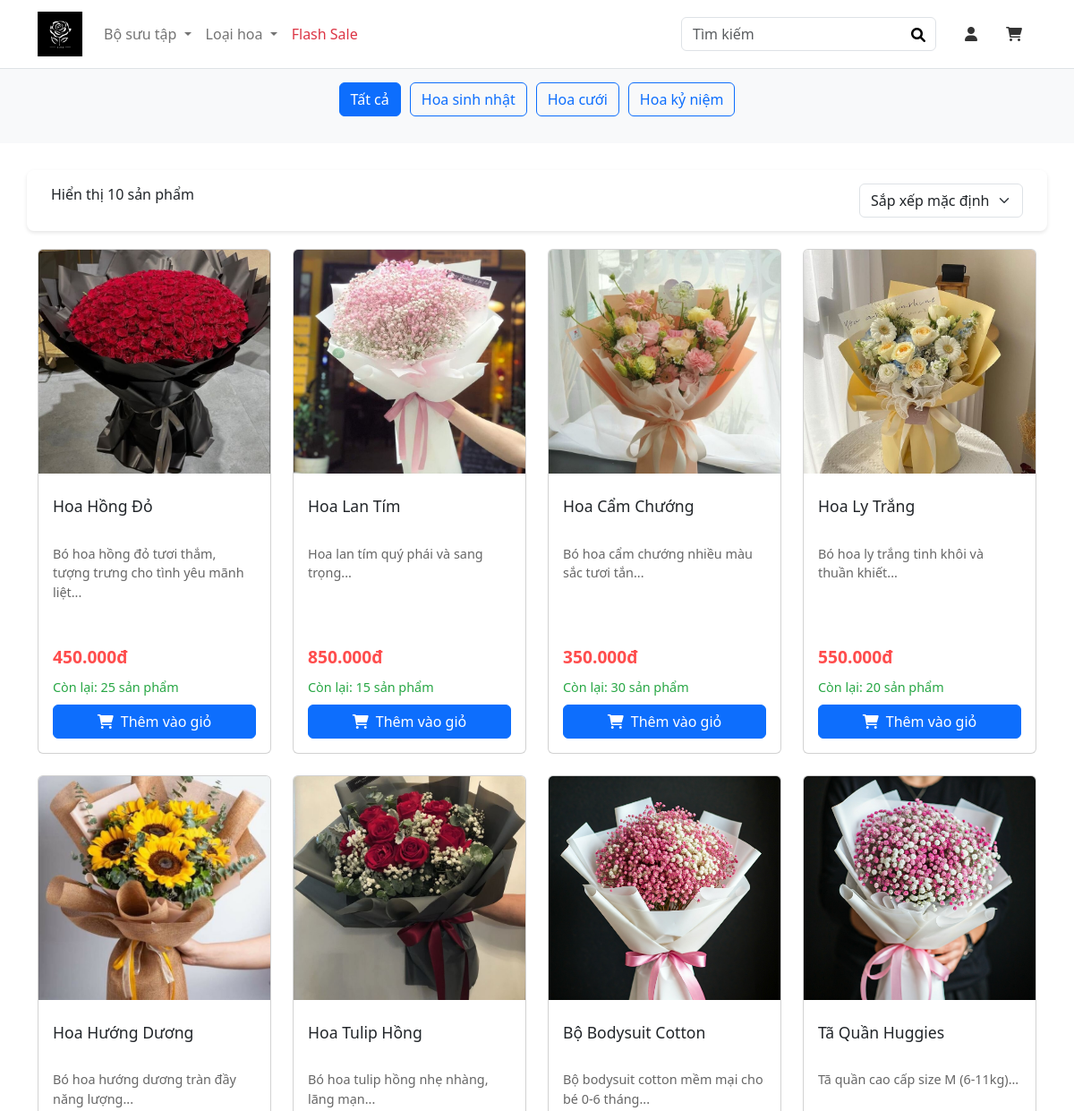
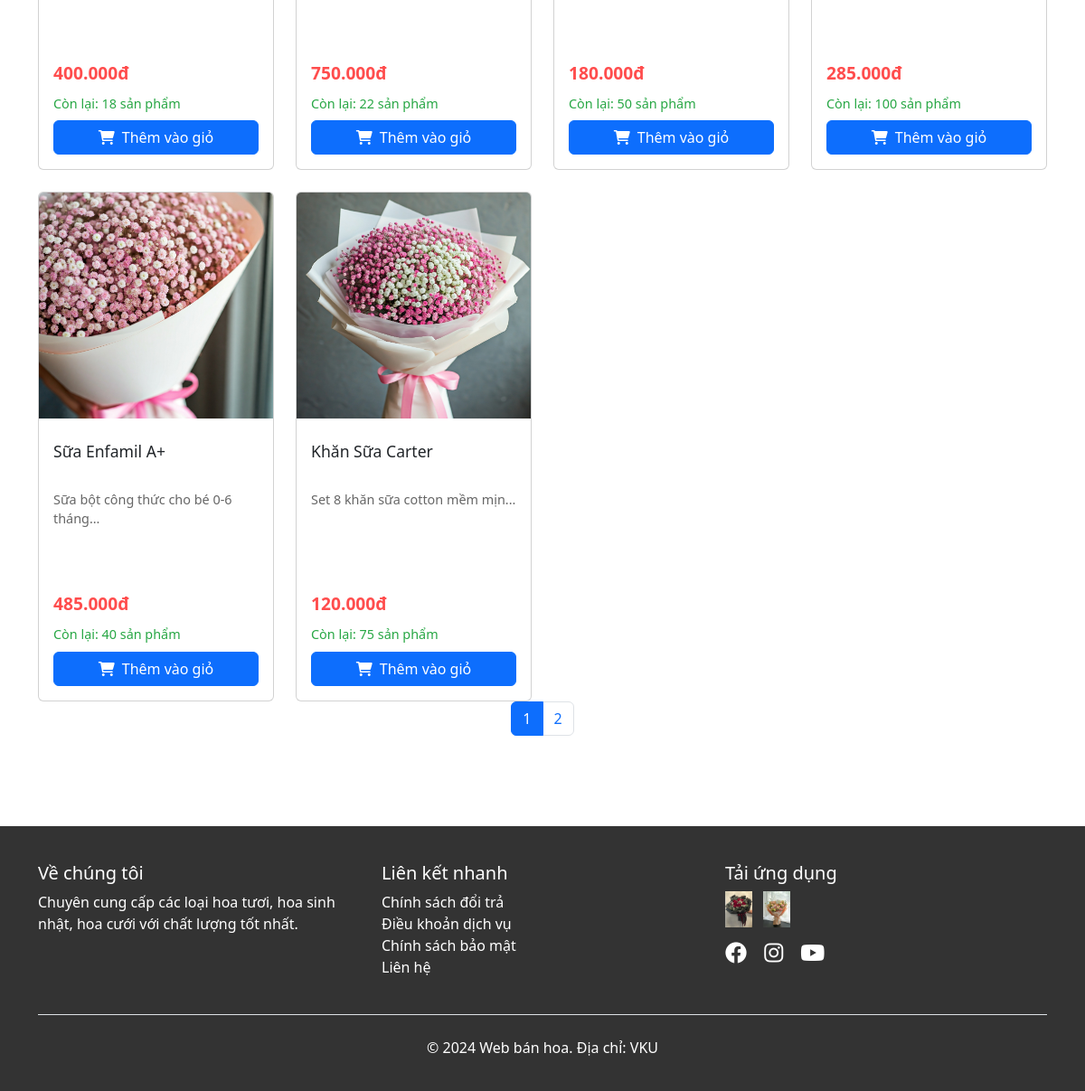
The app's page /cartegory.php with its own data (2 pictures, top to bottom).
### tables this page shows
CREATE TABLE `categories` (
  `id` int NOT NULL,
  `name` varchar(100) NOT NULL,
  `slug` varchar(100) NOT NULL,
  `description` text
);

CREATE TABLE `products` (
  `id` int NOT NULL,
  `category_id` int DEFAULT NULL,
  `name` varchar(255) NOT NULL,
  `description` text,
  `price` decimal(10,2) NOT NULL,
  `image_url` varchar(255) DEFAULT NULL,
  `stock` int DEFAULT '0',
  `created_at` timestamp NULL DEFAULT CURRENT_TIMESTAMP
);

### cartegory.php (the view, shortened to what this page needs)
<?php
$conn = require_once 'database.php';
$category_id = isset($_GET['category']) ? $_GET['category'] : null;
$stmt_categories = $conn->prepare("SELECT * FROM categories");
$stmt_categories->execute();
$categories = $stmt_categories->fetchAll();
$limit = 10;
$page = isset($_GET['page']) ? $_GET['page'] : 1;
$offset = ($page - 1) * $limit;
if ($category_id) {
    $stmt = $conn->prepare("SELECT id, category_id, name, description, price, image_url, stock, created_at
                           FROM products
                           WHERE category_id = :category_id
                           LIMIT :limit OFFSET :offset");
    $stmt->bindParam(':category_id', $category_id);
} else {
    $stmt = $conn->prepare("SELECT id, category_id, name, description, price, image_url, stock, created_at
                           FROM products
                           LIMIT :limit OFFSET :offset");
}
$stmt->bindParam(':limit', $limit, PDO::PARAM_INT);
$stmt->bindParam(':offset', $offset, PDO::PARAM_INT);
$stmt->execute();
$products = $stmt->fetchAll();
$total_stmt = $conn->prepare("SELECT COUNT(*) as total FROM products" . ($category_id ? " WHERE category_id = :category_id" : ""));
$total_stmt->execute();
$total_products = $total_stmt->fetch()['total'];
$total_pages = ceil($total_products / $limit);
?>
<!DOCTYPE html>
<html lang="vi">
<head>
    <link href="https://cdn.jsdelivr.net/npm/bootstrap@5.1.3/dist/css/bootstrap.min.css" rel="stylesheet">
    <link rel="stylesheet" href="https://cdnjs.cloudflare.com/ajax/libs/font-awesome/6.0.0/css/all.min.css">
</head>
<body>
    <?php include './layout/header.php'; ?>
    <main>
        <section class="category-filter">
            <div class="container">
                <h2 class="text-center mb-4">
                </h2>
                <div class="text-center category-buttons">
                    <a href="cartegory.php" class="btn btn-outline-primary category-btn <?php echo !$category_id ? 'active' : ''; ?>">
                        Tất cả
                    </a>
                    <?php foreach ($categories as $category): ?>
                        <a href="cartegory.php?category=<?php echo $category['id']; ?>"
                            class="btn btn-outline-primary category-btn <?php echo $category_id == $category['id'] ? 'active' : ''; ?>">
                            <?php echo htmlspecialchars($category['name']); ?>
                        </a>
                    <?php endforeach; ?>
                </div>
            </div>
        </section>
        <section class="container mb-5">
            <div class="row sorting-section">
                <div class="col-md-6">
                    <p class="mb-0">Hiển thị <?php echo count($products); ?> sản phẩm</p>
                </div>
                <div class="col-md-6 text-end">
                    <select class="form-select d-inline-block w-auto" id="sortSelect">
                        <option value="default">Sắp xếp mặc định</option>
                    </select>
                </div>
            </div>
            <div class="row g-4" id="productsContainer">
                <?php foreach ($products as $product): ?>
                    <div class="col-lg-3 col-md-4 col-sm-6">
                        <div class="card product-card">
                            <a href="./product.php?id=<?php echo $product['id'] ?>" class="product-link">
                                <img src="<?php echo htmlspecialchars($product['image_url']); ?>"
                                    class="card-img-top product-img"
                                    alt="<?php echo htmlspecialchars($product['name']); ?>">
                                <div class="card-body d-flex flex-column">
                                    <h5 class="product-title">
                                        <?php echo htmlspecialchars($product['name']); ?>
                                    </h5>
                                    <p class="product-description">
                                        <?php
                                        echo htmlspecialchars(($product['description'] ?? '') ? substr($product['description'], 0, 100) . '...' : '');
                                        ?>
                                    </p>
                                </div>
                            </a>
                            <div class="card-body d-flex flex-column mt-auto">
                                <p class="price mb-2">
                                    <?php echo number_format($product['price'], 0, ',', '.'); ?>đ
                                </p>
                                <p class="stock mb-2">
                                    Còn lại: <?php echo $product['stock']; ?> sản phẩm
                                </p>
                                <button class="btn btn-primary w-100 add-to-cart"
                                    data-product-id="<?php echo $product['id']; ?>">
                                    <i class="fas fa-shopping-cart me-2"></i>Thêm vào giỏ
                                </button>
                            </div>
                        </div>
                    </div>
                <?php endforeach; ?>
            </div>
            <?php
            function renderPagination($total_pages, $current_page) {
                echo '<nav aria-label="Page navigation">';
                echo '<ul class="pagination justify-content-center">';
                for ($i = 1; $i <= $total_pages; $i++) {
                    $active = $i == $current_page ? 'active' : '';
                    echo "<li class='page-item $active'><a class='page-link' href='?page=$i'>$i</a></li>";
                }
                echo '</ul>';
                echo '</nav>';
            }
            renderPagination($total_pages, $page);
            ?>
        </section>
    </main>
    <?php include './layout/footer.php'; ?>
</body>
</html>

### layout/header.php (shortened to what this page needs)
<link href="https://cdn.jsdelivr.net/npm/bootstrap@5.3.0/dist/css/bootstrap.min.css" rel="stylesheet">
<link href="https://cdnjs.cloudflare.com/ajax/libs/font-awesome/6.0.0/css/all.min.css" rel="stylesheet">
<header>
    <nav class="navbar navbar-expand-lg navbar-light bg-white border-bottom fixed-top">
        <div class="container">
            <a class="navbar-brand" href="#">
                <img src="img/logo-home.jpg" alt="Logo">
            </a>
            <div class="collapse navbar-collapse" id="navbarNav">
                <ul class="navbar-nav me-auto mb-2 mb-lg-0">
                    <li class="nav-item dropdown">
                        <a class="nav-link dropdown-toggle" href="#" role="button" data-bs-toggle="dropdown">
                            Bộ sưu tập
                        </a>
                    </li>
                    <li class="nav-item dropdown">
                        <a class="nav-link dropdown-toggle" href="#" role="button" data-bs-toggle="dropdown">
                            Loại hoa
                        </a>
                    </li>
                    <li class="nav-item">
                        <a class="nav-link text-danger" href="./cartegory.php">Flash Sale</a>
                    </li>
                </ul>
                <form class="search-form d-flex me-3">
                    <input class="form-control" type="search" placeholder="Tìm kiếm">
                    <button type="submit">
                        <i class="fas fa-search"></i>
                    </button>
                </form>
                <div class="d-flex align-items-center">
                    <a href="#" class="nav-link px-3">
                        <i class="fas fa-user"></i>
                    </a>
                    <a href="#" class="nav-link px-3">
                        <i class="fas fa-shopping-cart"></i>
                    </a>
                </div>
            </div>
        </div>
    </nav>
</header>

### layout/footer.php (shortened to what this page needs)
<footer class="footer">
    <div class="container">
        <div class="row">
            <div class="col-md-4 mb-4">
                <h5>Về chúng tôi</h5>
                <p>Chuyên cung cấp các loại hoa tươi, hoa sinh nhật, hoa cưới với chất lượng tốt nhất.</p>
            </div>
            <div class="col-md-4 mb-4">
                <h5>Liên kết nhanh</h5>
                <ul class="list-unstyled">
                    <li><a href="#">Chính sách đổi trả</a></li>
                    <li><a href="#">Điều khoản dịch vụ</a></li>
                    <li><a href="#">Chính sách bảo mật</a></li>
                    <li><a href="#">Liên hệ</a></li>
                </ul>
            </div>
            <div class="col-md-4 mb-4">
                <h5>Tải ứng dụng</h5>
                <div class="mb-3">
                    <img src="img/hoa4.jpg" alt="App Store" class="me-2" style="height: 40px;">
                    <img src="img/hoa5.jpg" alt="Google Play" style="height: 40px;">
                </div>
                <div class="social-icons">
                    <a href="#"><i class="fab fa-facebook"></i></a>
                    <a href="#"><i class="fab fa-instagram"></i></a>
                    <a href="#"><i class="fab fa-youtube"></i></a>
                </div>
            </div>
        </div>
        <div class="text-center pt-4 border-top">
            <p>&copy; 2024 Web bán hoa. Địa chỉ: VKU</p>
        </div>
    </div>
</footer>

### cartegory.php (style rules this page uses)
a { text-decoration: none !important; }
.category-filter { background-color: #f8f9fa; padding: 30px 0; margin-bottom: 30px; }
.category-buttons { display: flex; flex-wrap: wrap; justify-content: center; gap: 10px; }
.category-btn { padding: 8px 20px; border-radius: 20px; transition: all 0.3s ease; }
.category-btn.active { background-color: #ff4d4d; border-color: #ff4d4d; color: white; }
.product-card { transition: transform 0.3s; height: 100%; }
.product-img { height: 250px; object-fit: cover; }
.product-title { font-size: 1.1rem; margin: 10px 0; height: 2.4em; overflow: hidden; text-overflow: ellipsis; display: -webkit-box; -webkit-line-clamp: 2; -webkit-box-orient: vertical; }
.product-description { font-size: 0.9rem; color: #666; height: 4.5em; overflow: hidden; text-overflow: ellipsis; display: -webkit-box; -webkit-line-clamp: 3; -webkit-box-orient: vertical; }
.price { color: #ff4d4d; font-weight: bold; font-size: 1.2rem; }
.stock { font-size: 0.9rem; color: #28a745; }
.sorting-section { margin: 20px 0; padding: 15px; background: #fff; border-radius: 8px; box-shadow: 0 2px 4px rgba(0, 0, 0, 0.1); }
.product-link { color: inherit; text-decoration: none; }

### layout/header.php (style rules this page uses)
.navbar-brand img { width: 50px; height: auto; }
.nav-link { color: #333; font-weight: 500; }
.search-form { position: relative; }
.search-form input { padding-right: 40px; }
.search-form button { position: absolute; right: 0; top: 0; border: none; background: none; padding: 8px 12px; }

### layout/footer.php (style rules this page uses)
.footer { background-color: #333; color: white; padding: 40px 0 20px; margin-top: 100px; }
.footer a { color: white; text-decoration: none; }
.social-icons i { font-size: 1.5rem; margin-right: 15px; }

### records on screen
categories: name "Hoa sinh nhật"
categories: name "Hoa cưới"
categories: name "Hoa kỷ niệm"
products: image_url (picture), name "Hoa Hồng Đỏ", description "Bó hoa hồng đỏ tươi thắm, tượng trưng cho tình yêu mãnh liệt...", price "450.000", stock "25"
products: image_url (picture), name "Hoa Lan Tím", description "Hoa lan tím quý phái và sang trọng...", price "850.000", stock "15"
products: image_url (picture), name "Hoa Cẩm Chướng", description "Bó hoa cẩm chướng nhiều màu sắc tươi tắn...", price "350.000", stock "30"
products: image_url (picture), name "Hoa Ly Trắng", description "Bó hoa ly trắng tinh khôi và thuần khiết...", price "550.000", stock "20"
products: image_url (picture), name "Hoa Hướng Dương", description "Bó hoa hướng dương tràn đầy năng lượng...", price "400.000", stock "18"
products: image_url (picture), name "Hoa Tulip Hồng", description "Bó hoa tulip hồng nhẹ nhàng, lãng mạn...", price "750.000", stock "22"
products: image_url (picture), name "Bộ Bodysuit Cotton", description "Bộ bodysuit cotton mềm mại cho bé 0-6 tháng...", price "180.000", stock "50"
products: image_url (picture), name "Tã Quần Huggies", description "Tã quần cao cấp size M (6-11kg)...", price "285.000", stock "100"
products: image_url (picture), name "Sữa Enfamil A+", description "Sữa bột công thức cho bé 0-6 tháng...", price "485.000", stock "40"
products: image_url (picture), name "Khăn Sữa Carter", description "Set 8 khăn sữa cotton mềm mịn...", price "120.000", stock "75"

### other values on screen
count($products) "10"
